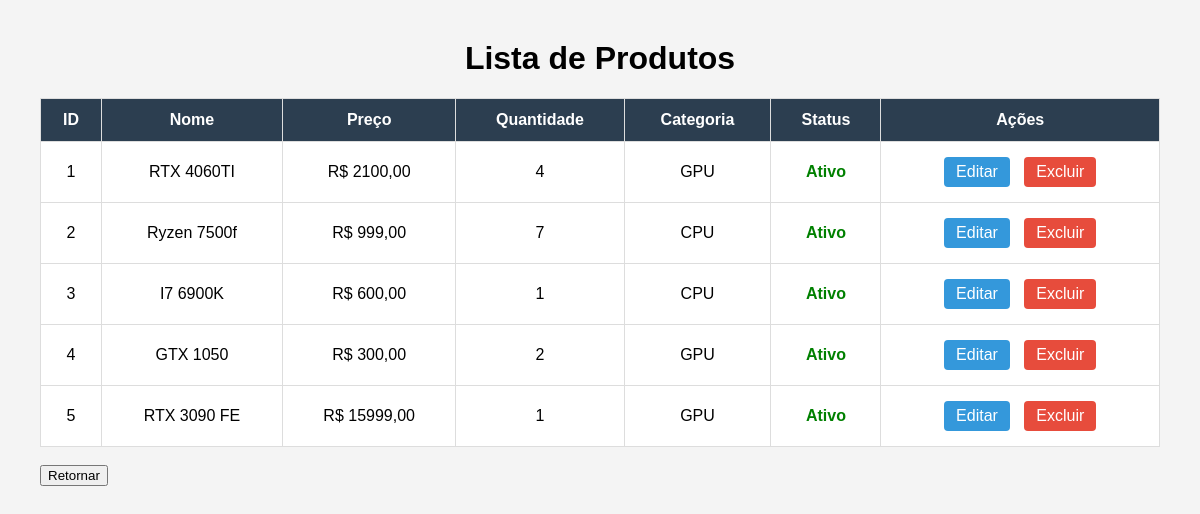
/produtos/listar/, run on an earlier commit of the app's database.
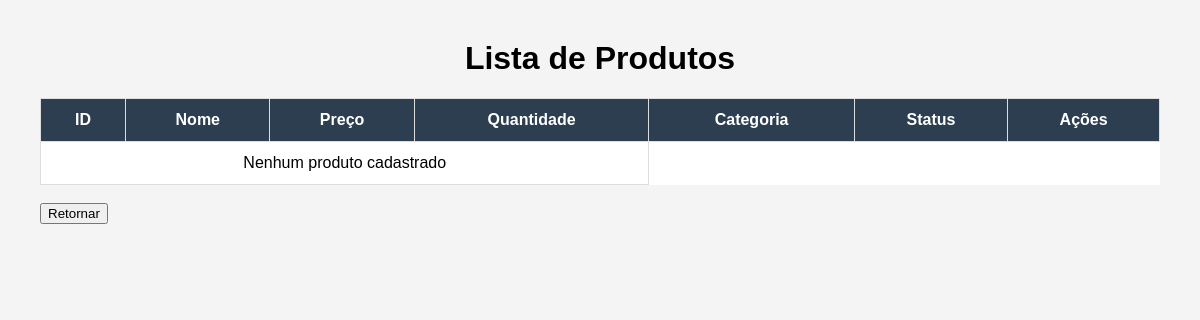
And on a later commit of the database.
### Produto/models.py (models this page shows, shortened)
class Produto(models.Model):
    id = models.AutoField(unique=True, primary_key=True)
    nome = models.CharField(max_length=255)
    descricao = models.TextField()
    preco = models.DecimalField(decimal_places=2, max_digits=10)
    estoque = models.IntegerField()
    categoria = models.ForeignKey(Categoria, on_delete=models.CASCADE)
    ativo = models.BooleanField(default=True)
    data_criacao = models.DateTimeField(auto_now_add=True)

### Categoria/models.py (models this page shows)
class Categoria(models.Model):
    id_categoria = models.AutoField(unique=True, primary_key=True)
    nome = models.CharField(max_length=255, null=False, blank=False, unique = True)
    descricao = models.TextField(blank = True, null = True)
    ativo = models.BooleanField(default=True)
    def __str__(self):
        return self.nome

### Produto/views.py (the view)
# urls.py: path('listar/', views.listar_produtos, name='listar'),
def listar_produtos(request):
    produtos = Produto.objects.all()
    meta = Produto._meta
    context = {
        'produtos': produtos,
        'label_nome': meta.get_field('nome').verbose_name,
        'label_preco': meta.get_field('preco').verbose_name,
        'label_estoque': meta.get_field('estoque').verbose_name,
    }
    return render(request, 'listar.html', context)

### Produto/templates/listar.html (shortened to what this page needs)
<!DOCTYPE html>
<html lang="pt-br">
<head>
</head>
<body>
<h1>Lista de Produtos</h1>
<table>
    <thead>
        <tr>
            <th>ID</th>
            <th>Nome</th>
            <th>Preço</th>
            <th>Quantidade</th>
            <th>Categoria</th>
            <th>Status</th>
            <th>Ações</th>
        </tr>
    </thead>
    <tbody>
        {% for produto in produtos %}
        <tr>
            <td>{{ produto.id }}</td>
            <td>{{ produto.nome }}</td>
            <td>R$ {{ produto.preco }}</td>
            <td>{{ produto.estoque }}</td>
            <td>{{ produto.categoria }}</td>
            <td>
                {% if produto.ativo %}
                    <span style="color: green; font-weight: bold;">Ativo</span>
                {% else %}
                    <span style="color: red; font-weight: bold;">Inativo</span>
                {% endif %}
            </td>
            <td>
                <a href="/produtos/editar/{{ produto.id }}" class="btn">Editar</a>
                <a href="/produtos/excluir/{{ produto.id }}" class="btn btn-delete">Excluir</a>
            </td>
        </tr>
        {% empty %}
        <tr>
            <td colspan="4">Nenhum produto cadastrado</td>
        </tr>
        {% endfor %}
    </tbody>
</table>
    <div>
        <form action="/produtos">
            <button type="submit">Retornar</button>
        </form>
    </div>
</body>
</html>

### Produto/templates/listar.html (style rules this page uses)
body { font-family: Arial, Helvetica, sans-serif; background: #f4f4f4; margin: 40px; }
h1 { text-align: center; }
table { width: 100%; border-collapse: collapse; background: white; }
th, td { padding: 12px; border: 1px solid #ddd; text-align: center; }
th { background: #2c3e50; color: white; }

What changed in the data, as far as the page shows it:
removed Produto: id "1", nome "RTX 4060TI", preco "2100,00", estoque "4", categoria "GPU", ativo "Ativo"
removed Produto: id "2", nome "Ryzen 7500f", preco "999,00", estoque "7", categoria "CPU", ativo "Ativo"
removed Produto: id "3", nome "I7 6900K", preco "600,00", estoque "1", categoria "CPU", ativo "Ativo"
removed Produto: id "4", nome "GTX 1050", preco "300,00", estoque "2", categoria "GPU", ativo "Ativo"
removed Produto: id "5", nome "RTX 3090 FE", preco "15999,00", estoque "1", categoria "GPU", ativo "Ativo"
Also different on the page:
text now shown: "Nenhum produto cadastrado"
